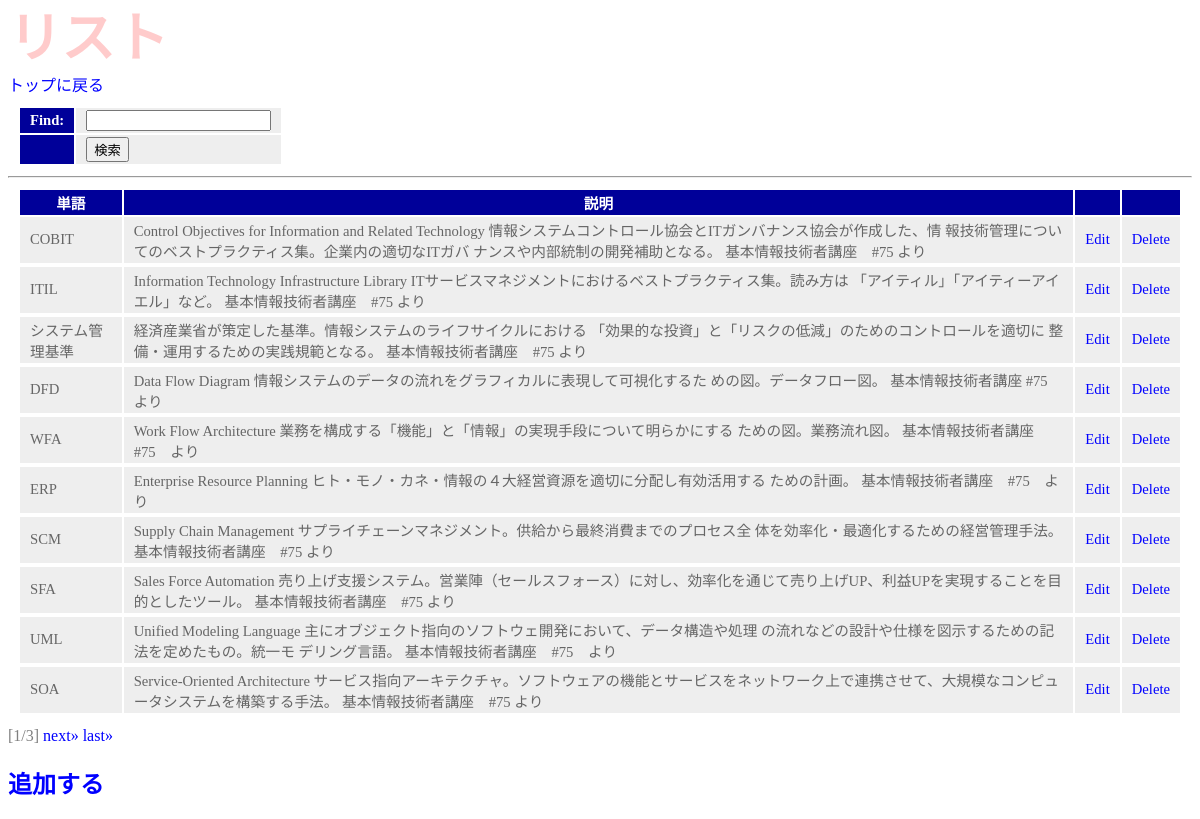
Page /index/list/ (signed in) on the earlier database version.
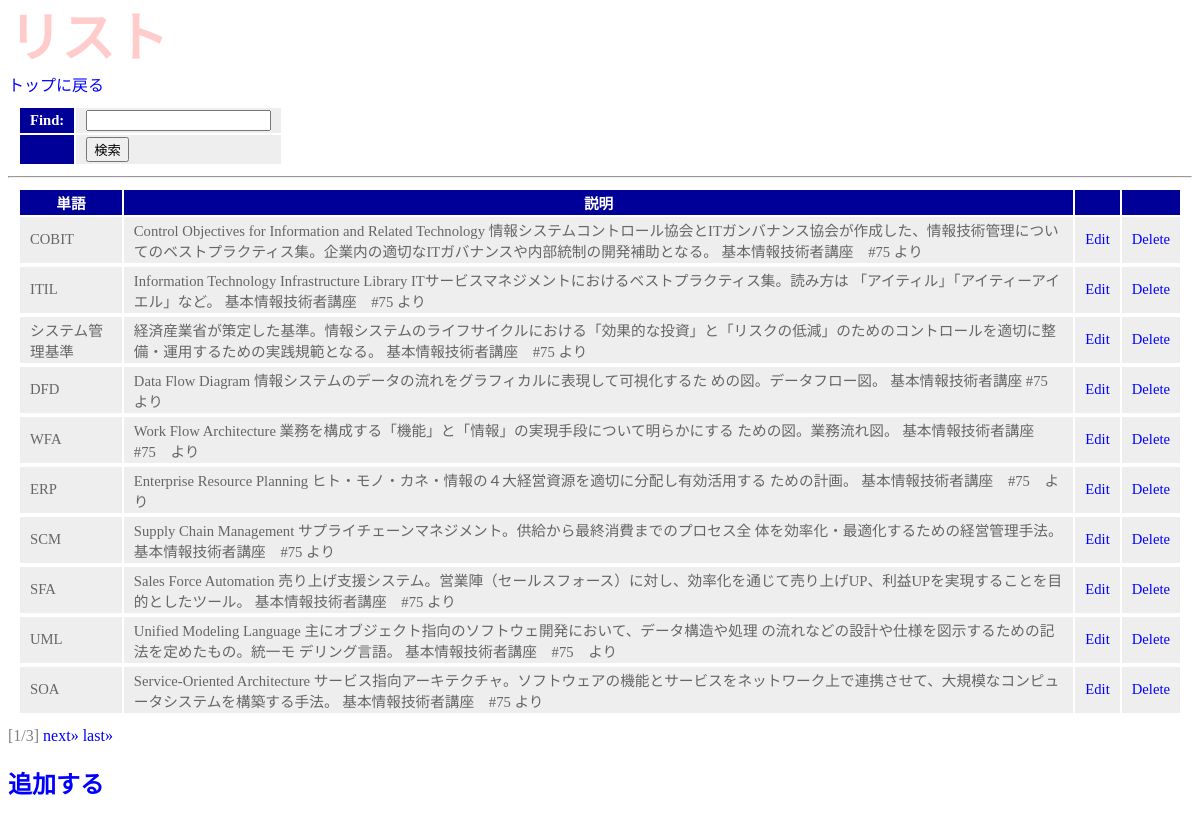
Same page on the later database version.
### flashcard/models.py (models this page shows)
class Flashcard(models.Model):
    word = models.CharField(verbose_name='単語',max_length=40)
    description=models.CharField(verbose_name='説明',max_length=200)

### flashcard/views.py (the view)
# urls.py: path('index/list/', views.find, name='flashcard_list'),
@login_required(login_url='/login/')
def find(request,num=1):
    if(request.method == 'POST'):
        form=FindForm(request.POST)
        str=request.POST['find']
        flashcard_list=Flashcard.objects.filter(word__contains=str)
    else:
        form=FindForm()
        flashcard_list=Flashcard.objects.all()
    page=Paginator(flashcard_list,10)
    params = {
        'form': form,
        'flashcard_list': page.get_page(num),
        }
    return render(request,'flashcard_list.html',params)

### flashcard/forms.py
class FindForm(forms.Form):
    find=forms.CharField(label='Find',required=False)

### flashcard/templates/flashcard_list.html (shortened to what this page needs)
{% load static %}
<!doctype html>
<html lang="ja">
<head>
    <link rel="stylesheet" type="text/css" href="{% static 'css/style.css' %}" />
</head>
<body>
    <h1>リスト</h1>
    <a href="{% url 'flashcard:index' %}">トップに戻る</a>
    <table>
        <form action="{% url 'flashcard:flashcard_list' %}" method="post">
        {{form}}
        <tr><th></th><td><input type="submit" value="検索"></td></tr>
        </form>
    </table>
    <hr>
    <table>
        <tr>
            <th>単語</th>
            <th>説明</th>
            <th></th>
            <th></th>
        </tr>
    {% for flashcard in flashcard_list %}
        <tr>
            <td>{{flashcard.word}}</td>
            <td>{{flashcard.description}}</td>
            <td><a href="{% url 'flashcard:edit' flashcard.id %}">Edit</a></td>
            <td><a href="{% url 'flashcard:delete' flashcard.id %}">Delete</a></td>
        <tr>
    {% endfor %}
    </table>
    <div class="pagination">
        <span class="current">
            [{{flashcard_list.number}}/{{flashcard_list.paginator.num_pages}}]
        </span>
        {% if flashcard_list.has_next %}
            <a href="{% url 'flashcard:flashcard_list' %}{{flashcard_list.next_page_number }}">next&raquo;</a>
            <a href="{% url 'flashcard:flashcard_list' %}{{flashcard_list.paginator.num_pages}}">last&raquo;</a>
        {% endif %}
    </div>
<h2><a href="{% url 'flashcard:flashcard_create' %}">追加する</a></h2>
</body>
</html>

### flashcard/static/css/style.css (style rules this page uses)
body { color:gray; fontsize:16pt; }
h1 { color:red; opacity:0.2; font-size:40pt; margin-top:-10pt; margin-bottom:0px; text-align:left; }
a { color:blue; text-decoration:none; text-align:left; }
table { margin:10px; font-size:11pt; }
table tr th { background-color:#009; color:white; padding:2px 10px; border-size:2px; }
table tr td { background-color:#eee; color:#666; padding:2px 10px; border-size:2px; }

Differences in the rows shown:
changed Flashcard "COBIT": description "Control Objectives for Information and Related Technology 情報システムコントロール協会とITガンバナンス協会が作成した、情 報技術管理についてのベストプラクティス集。企業内の適切なITガバ ナンスや内部統制の開発補助となる。 基本情報技術者講座 #75 より" → "Control Objectives for Information and Related Technology 情報システムコントロール協会とITガンバナンス協会が作成した、情報技術管理についてのベストプラクティス集。企業内の適切なITガバナンスや内部統制の開発補助となる。 基本情報技術者講座 #75 より"
changed Flashcard "システム管理基準": description "経済産業省が策定した基準。情報システムのライフサイクルにおける 「効果的な投資」と「リスクの低減」のためのコントロールを適切に 整備・運用するための実践規範となる。 基本情報技術者講座 #75 より" → "経済産業省が策定した基準。情報システムのライフサイクルにおける「効果的な投資」と「リスクの低減」のためのコントロールを適切に整備・運用するための実践規範となる。 基本情報技術者講座 #75 より"
